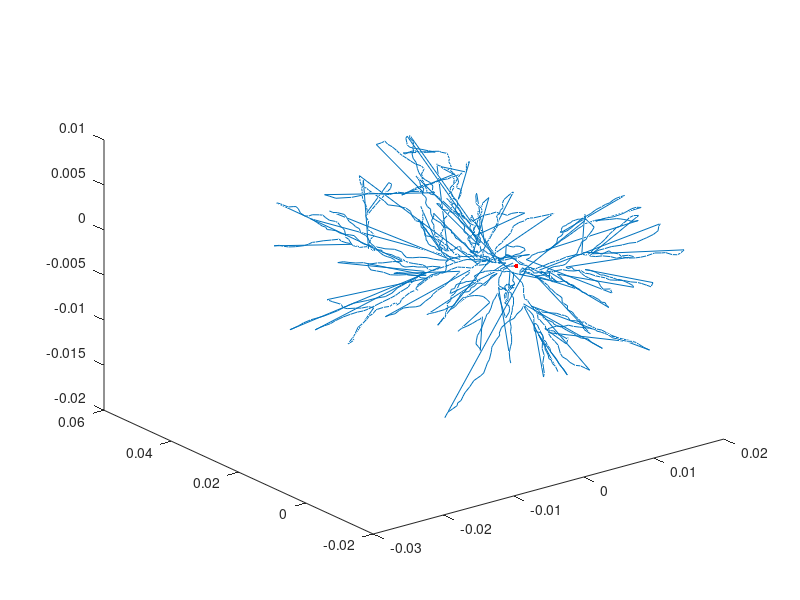

Source code (MATLAB):
%% Compartmental Model
clear all
close all
clc

% Load dataset

% All dendrites
load('dataset.mat');
dataAll = dataset;

numAll  = dataAll(:,1);
typeAll = dataAll(:,2);
xAll    = dataAll(:,3);   % cm
yAll    = dataAll(:,4);   % cm
zAll    = dataAll(:,5);   % cm
rAll    = dataAll(:,6);   % cm
parAll  = dataAll(:,7);   % parent index

% Apical dendrites
load('datasetApical.mat');
dataApi = datasetApical;

numApi  = dataApi(:,1);
typeApi = dataApi(:,2);
xApi    = dataApi(:,3);   % cm
yApi    = dataApi(:,4);   % cm
zApi    = dataApi(:,5);   % cm
rApi    = dataApi(:,6);   % cm
parApi  = dataApi(:,7);   % parent index

%Basal dendrites
load('datasetBasal.mat');
dataBas = datasetBasal;

numBas  = dataBas(:,1);
typeBas = dataBas(:,2);
xBas    = dataBas(:,3);   % cm
yBas    = dataBas(:,4);   % cm
zBas    = dataBas(:,5);   % cm
rBas    = dataBas(:,6);   % cm
parBas  = dataBas(:,7);   % parent index

% Constants

Ri   = 1;              % Ohm-cm
Rm   = 1;              % Ohm-cm^2
Cm   = 1;              % muF/cm^2
Iapp = 1;              % mA    


% 3D Visualization

% All dendrites
for i = numAll
    ind = find(parAll==i);
    
    plot3([xAll(i), xAll(ind)], [yAll(i), yAll(ind)], [zAll(i), zAll(ind)]);
    
end
hold on
% Soma
plot3(xAll(1),yAll(1),zAll(1),'r.','MarkerSize',10);








